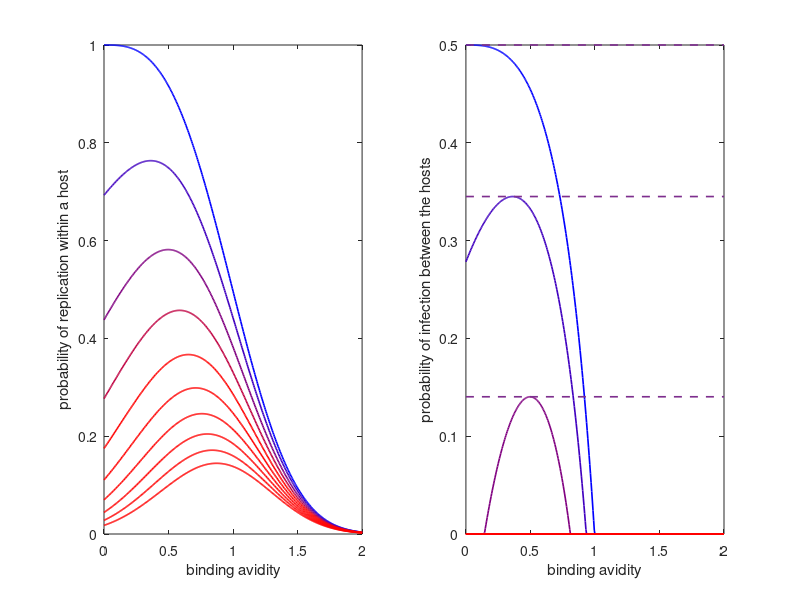
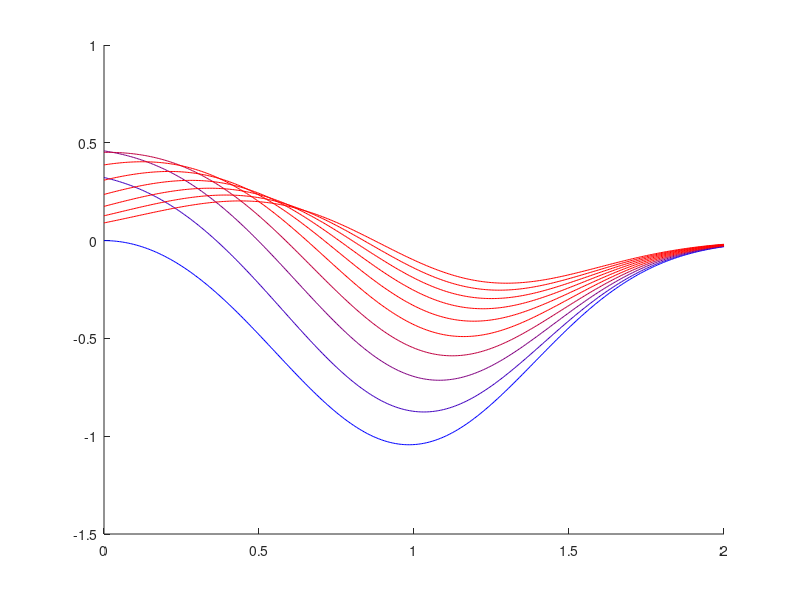

Recreate these plots in MATLAB, in order.
%New infection fitness model developed in 2015
%Subplot1 f(k,V)
%Subplot2 g(V) = exp(-a*V.^b)
%Subplot3 Beta(k,V)
%Subplot4 dBeta(k,V)/dV
%Author: Hsiang-Yu Yuan
%4 May 2015


%Binding avidity range
V = 0:0.005:2;

%Transmission parameters
%%p=2,r=2

p = 1; %original value is 4
%r = 1;
r = 1;
b = 3;
a = 0.7;
c = 1; % contact rate
nv = 2; % average copies number of each virion

%Epidemiological parameters
mu_val = 1/(70*365.25); %lifespan = 70y
gamma_val=1/5; %infecious period should change to 5d


Trans_array = []; %Array of probability of evasion by immune system
Trans_Pr_array = [];

N_Reinfect = 10; 

figure;
%colorm = {[1 1 0];[1 0 1];[0 1 1];[1 0 0];[0 1 0];[0 0 1];[0 0 0]}; 
%
%for i=1:N_Reinfect;
maximm_Reinfect = 5;
for i=1:maximm_Reinfect;
colorm(i) = {((maximm_Reinfect-i)./(maximm_Reinfect-1))*[0 0 1]+((i-1)./(maximm_Reinfect-1))*[1 0 0]}; 
end
if maximm_Reinfect < N_Reinfect
for i=maximm_Reinfect+1:N_Reinfect
  colorm(i) = colorm(maximm_Reinfect);
end
end

D = 0.5; %antigenic distance by boosting
delta = 0.2; %antigenic distance by drift
for k = 0:N_Reinfect-1
%for k=1:20:21;   
   P_Ab = exp(-p*(V+1));
   P_s0 = 1-P_Ab;
   %%%P_Trans: f(k,V)
   %%%P_Trans_Pr: f'(k,V)
   

   immK = k-delta;
   if immK < 0
     immK = 0;
   end
   P_Trans = (P_s0).^(immK);
   if k>=1
       P_Trans_Pr = immK*p.*((1-P_Ab).^(immK-1)).*(P_Ab);
   elseif k == 0
       P_Trans_Pr = zeros(1,length(V));
   end
   %subplot(2,2,1); plot(V,P_Trans,'color',cell2mat(colorm(k+1))); hold on;
   Trans_array(k+1,:) = P_Trans;
   Trans_Pr_array(k+1,:) = P_Trans_Pr;
end
%subplot(2,2,1); xlabel('Binding avidity V'); ylabel('Probability of immune escape');

Trans_array;

%%%P_Rep: g(V)
%%%P_Rep_Pr: g'(V)
P_Rep = exp(-a*V.^b);
P_Rep_Pr = -a*b*exp(-a*V.^b).*(V.^(b-1));
%subplot(2,2,2); plot(V, P_Rep,'color',[0 0 0]); hold on;
%subplot(2,2,2); xlabel('Binding avidity V'); ylabel('Probability of succesfull replication')




for i=1:length(Trans_Pr_array(:,1))
%R0 = f(k,V)g(V)n
%rho = 1 - 1/R0
%beta = c x rho
R0_Trans = Trans_array(i,:).*P_Rep.*nv;
Rho_Trans = 1 - R0_Trans.^-1;
Rho_Trans(find(Rho_Trans<0))=0;
Rho_Trans_array(i,:) = Rho_Trans;
%%Calculate the derivative of phi
B_Pr = Trans_Pr_array(i,:).*P_Rep + Trans_array(i,:).*P_Rep_Pr;
B_Pr_array(i,:) = B_Pr;

%B_Trans = c.*Rho_Trans;

subplot(1,2,2);
plot(V,Rho_Trans,'color',cell2mat(colorm(i)),'LineWidth',1.2); hold on;
%subplot(2,2,4); plot(V,B_Pr,'color',cell2mat(colorm(i))); hold on;


B_Trans = Trans_array(i,:).*P_Rep;
%R0_Trans = c.*Trans_array(i,:).*P_Rep/(mu_val+gamma_val);
subplot(1,2,1); plot(V,B_Trans,'color',cell2mat(colorm(i)),'LineWidth',1.2); hold on;
end

%%Calculate the max rho
rho0 = max(Rho_Trans_array(1,:));
rho1 = max(Rho_Trans_array(2,:));
rho2 = max(Rho_Trans_array(3,:));

subplot(1,2,1);
xlabel('binding avidity'); ylabel('probability of replication within a host');
subplot(1,2,2);
xlabel('binding avidity'); ylabel('probability of infection between the hosts');
line([0 2], [rho0 rho0], 'LineWidth',1.2, 'LineStyle','--');
line([0 2], [rho1 rho1], 'LineWidth',1.2, 'LineStyle','--');
line([0 2], [rho2 rho2], 'LineWidth',1.2, 'LineStyle','--');
%subplot(2,2,4); xlabel('Binding avidity V'); ylabel('d\beta/dV');
   
figure;
hold on;
for i=1:length(Trans_Pr_array(:,1))
    plot(V,B_Pr_array(i,:),'color',cell2mat(colorm(i)));
end

